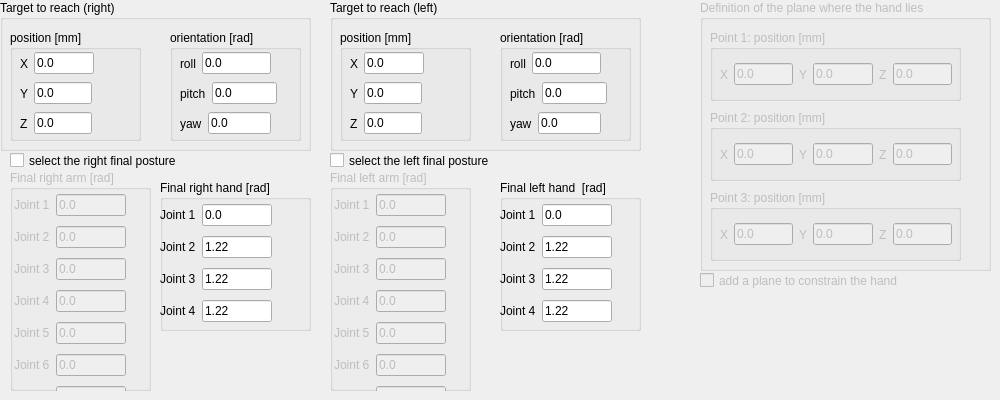
   <widget class="QWidget" name="tab_huml_move">
    <attribute name="title">
     <string>Move settings</string>
    </attribute>
    <widget class="QGroupBox" name="groupBox_target_right">
     <property name="geometry">
      <rect>
       <x>0</x>
       <y>0</y>
       <width>311</width>
       <height>151</height>
      </rect>
     </property>
     <property name="title">
      <string>Target to reach (right)</string>
     </property>
     <widget class="QGroupBox" name="groupBox_target_pos">
      <property name="geometry">
       <rect>
        <x>10</x>
        <y>30</y>
        <width>131</width>
        <height>111</height>
       </rect>
      </property>
      <property name="title">
       <string>position [mm]</string>
      </property>
      <widget class="QWidget" name="layoutWidget_20">
       <property name="geometry">
        <rect>
         <x>10</x>
         <y>50</y>
         <width>72</width>
         <height>27</height>
        </rect>
       </property>
       <layout class="QHBoxLayout" name="horizontalLayout_41">
        <item>
         <widget class="QLabel" name="label_128">
          <property name="text">
           <string>Y</string>
          </property>
         </widget>
        </item>
        <item>
         <widget class="QLineEdit" name="lineEdit_target_y_right">
          <property name="text">
           <string>0.0</string>
          </property>
         </widget>
        </item>
       </layout>
      </widget>
      <widget class="QWidget" name="layoutWidget_21">
       <property name="geometry">
        <rect>
         <x>10</x>
         <y>80</y>
         <width>72</width>
         <height>27</height>
        </rect>
       </property>
       <layout class="QHBoxLayout" name="horizontalLayout_42">
        <item>
         <widget class="QLabel" name="label_129">
          <property name="text">
           <string>Z</string>
          </property>
         </widget>
        </item>
        <item>
         <widget class="QLineEdit" name="lineEdit_target_z_right">
          <property name="text">
           <string>0.0</string>
          </property>
         </widget>
        </item>
       </layout>
      </widget>
      <widget class="QWidget" name="layoutWidget_eng_tol_pos_7">
       <property name="geometry">
        <rect>
         <x>10</x>
         <y>20</y>
         <width>74</width>
         <height>27</height>
        </rect>
       </property>
       <layout class="QHBoxLayout" name="horizontalLayout_43">
        <item>
         <widget class="QLabel" name="label_130">
          <property name="text">
           <string>X</string>
          </property>
         </widget>
        </item>
        <item>
         <widget class="QLineEdit" name="lineEdit_target_x_right">
          <property name="text">
           <string>0.0</string>
          </property>
         </widget>
        </item>
       </layout>
      </widget>
     </widget>
     <widget class="QGroupBox" name="groupBox_target_orientation">
      <property name="geometry">
       <rect>
        <x>170</x>
        <y>30</y>
        <width>131</width>
        <height>111</height>
       </rect>
      </property>
      <property name="title">
       <string>orientation [rad]</string>
      </property>
      <widget class="QWidget" name="layoutWidget_22">
       <property name="geometry">
        <rect>
         <x>10</x>
         <y>50</y>
         <width>97</width>
         <height>27</height>
        </rect>
       </property>
       <layout class="QHBoxLayout" name="horizontalLayout_50">
        <item>
         <widget class="QLabel" name="label_138">
          <property name="text">
           <string>pitch</string>
          </property>
         </widget>
        </item>
        <item>
         <widget class="QLineEdit" name="lineEdit_target_pitch_right">
          <property name="text">
           <string>0.0</string>
          </property>
         </widget>
        </item>
       </layout>
      </widget>
      <widget class="QWidget" name="layoutWidget_23">
       <property name="geometry">
        <rect>
         <x>10</x>
         <y>80</y>
         <width>91</width>
         <height>27</height>
        </rect>
       </property>
       <layout class="QHBoxLayout" name="horizontalLayout_51">
        <item>
         <widget class="QLabel" name="label_139">
          <property name="text">
           <string>yaw</string>
          </property>
         </widget>
        </item>
        <item>
         <widget class="QLineEdit" name="lineEdit_target_yaw_right">
          <property name="text">
           <string>0.0</string>
          </property>
         </widget>
        </item>
       </layout>
      </widget>
      <widget class="QWidget" name="layoutWidget_eng_tol_pos_8">
       <property name="geometry">
        <rect>
         <x>10</x>
         <y>20</y>
         <width>91</width>
         <height>27</height>
        </rect>
       </property>
       <layout class="QHBoxLayout" name="horizontalLayout_52">
        <item>
         <widget class="QLabel" name="label_140">
          <property name="text">
           <string>roll</string>
          </property>
         </widget>
        </item>
        <item>
         <widget class="QLineEdit" name="lineEdit_target_roll_right">
          <property name="text">
           <string>0.0</string>
          </property>
         </widget>
        </item>
       </layout>
      </widget>
     </widget>
    </widget>
    <widget class="QGroupBox" name="groupBox_final_arm_right">
     <property name="enabled">
      <bool>false</bool>
     </property>
     <property name="geometry">
      <rect>
       <x>10</x>
       <y>170</y>
       <width>141</width>
       <height>221</height>
      </rect>
     </property>
     <property name="title">
      <string>Final right arm [rad]</string>
     </property>
     <widget class="QWidget" name="layoutWidget">
      <property name="geometry">
       <rect>
        <x>4</x>
        <y>20</y>
        <width>112</width>
        <height>227</height>
       </rect>
      </property>
      <layout class="QVBoxLayout" name="verticalLayout_6">
       <item>
        <layout class="QHBoxLayout" name="horizontalLayout_46">
         <item>
          <widget class="QLabel" name="label_131">
           <property name="text">
            <string>Joint 1</string>
           </property>
          </widget>
         </item>
         <item>
          <widget class="QLineEdit" name="lineEdit_final_arm_1_right">
           <property name="text">
            <string>0.0</string>
           </property>
          </widget>
         </item>
        </layout>
       </item>
       <item>
        <layout class="QHBoxLayout" name="horizontalLayout_45">
         <item>
          <widget class="QLabel" name="label_132">
           <property name="text">
            <string>Joint 2</string>
           </property>
          </widget>
         </item>
         <item>
          <widget class="QLineEdit" name="lineEdit_final_arm_2_right">
           <property name="text">
            <string>0.0</string>
           </property>
          </widget>
         </item>
        </layout>
       </item>
       <item>
        <layout class="QHBoxLayout" name="horizontalLayout_44">
         <item>
          <widget class="QLabel" name="label_133">
           <property name="text">
            <string>Joint 3</string>
           </property>
          </widget>
         </item>
         <item>
          <widget class="QLineEdit" name="lineEdit_final_arm_3_right">
           <property name="text">
            <string>0.0</string>
           </property>
          </widget>
         </item>
        </layout>
       </item>
       <item>
        <layout class="QHBoxLayout" name="horizontalLayout_28">
         <item>
          <widget class="QLabel" name="label_134">
           <property name="text">
            <string>Joint 4</string>
           </property>
          </widget>
         </item>
         <item>
          <widget class="QLineEdit" name="lineEdit_final_arm_4_right">
           <property name="text">
            <string>0.0</string>
           </property>
          </widget>
         </item>
        </layout>
       </item>
       <item>
        <layout class="QHBoxLayout" name="horizontalLayout_27">
         <item>
          <widget class="QLabel" name="label_135">
           <property name="text">
            <string>Joint 5</string>
           </property>
          </widget>
         </item>
         <item>
          <widget class="QLineEdit" name="lineEdit_final_arm_5_right">
           <property name="text">
            <string>0.0</string>
           </property>
          </widget>
         </item>
        </layout>
       </item>
       <item>
        <layout class="QHBoxLayout" name="horizontalLayout_25">
         <item>
          <widget class="QLabel" name="label_136">
           <property name="text">
            <string>Joint 6</string>
           </property>
          </widget>
         </item>
         <item>
          <widget class="QLineEdit" name="lineEdit_final_arm_6_right">
           <property name="text">
            <string>0.0</string>
           </property>
          </widget>
         </item>
        </layout>
       </item>
       <item>
        <layout class="QHBoxLayout" name="horizontalLayout_19">
         <item>
          <widget class="QLabel" name="label_137">
           <property name="text">
            <string>Joint 7</string>
           </property>
          </widget>
         </item>
         <item>
          <widget class="QLineEdit" name="lineEdit_final_arm_7_right">
           <property name="text">
            <string>0.0</string>
           </property>
          </widget>
         </item>
        </layout>
       </item>
      </layout>
     </widget>
    </widget>
    <widget class="QGroupBox" name="groupBox_final_hand_right">
     <property name="geometry">
      <rect>
       <x>160</x>
       <y>180</y>
       <width>151</width>
       <height>151</height>
      </rect>
     </property>
     <property name="title">
      <string>Final right hand [rad]</string>
     </property>
     <widget class="QWidget" name="layoutWidget">
      <property name="geometry">
       <rect>
        <x>0</x>
        <y>20</y>
        <width>112</width>
        <height>128</height>
       </rect>
      </property>
      <layout class="QVBoxLayout" name="verticalLayout_38">
       <item>
        <layout class="QHBoxLayout" name="horizontalLayout_49">
         <item>
          <widget class="QLabel" name="label_142">
           <property name="text">
            <string>Joint 1</string>
           </property>
          </widget>
         </item>
         <item>
          <widget class="QLineEdit" name="lineEdit_final_hand_1_right">
           <property name="text">
            <string>0.0</string>
           </property>
          </widget>
         </item>
        </layout>
       </item>
       <item>
        <layout class="QHBoxLayout" name="horizontalLayout_48">
         <item>
          <widget class="QLabel" name="label_143">
           <property name="text">
            <string>Joint 2</string>
           </property>
          </widget>
         </item>
         <item>
          <widget class="QLineEdit" name="lineEdit_final_hand_2_right">
           <property name="text">
            <string>1.22</string>
           </property>
          </widget>
         </item>
        </layout>
       </item>
       <item>
        <layout class="QHBoxLayout" name="horizontalLayout_47">
         <item>
          <widget class="QLabel" name="label_144">
           <property name="text">
            <string>Joint 3</string>
           </property>
          </widget>
         </item>
         <item>
          <widget class="QLineEdit" name="lineEdit_final_hand_3_right">
           <property name="text">
            <string>1.22</string>
           </property>
          </widget>
         </item>
        </layout>
       </item>
       <item>
        <layout class="QHBoxLayout" name="horizontalLayout_26">
         <item>
          <widget class="QLabel" name="label_145">
           <property name="text">
            <string>Joint 4</string>
           </property>
          </widget>
         </item>
         <item>
          <widget class="QLineEdit" name="lineEdit_final_hand_4_right">
           <property name="text">
            <string>1.22</string>
           </property>
          </widget>
         </item>
        </layout>
       </item>
      </layout>
     </widget>
    </widget>
    <widget class="QCheckBox" name="checkBox_sel_final_posture_right">
     <property name="geometry">
      <rect>
       <x>10</x>
       <y>150</y>
       <width>231</width>
       <height>21</height>
      </rect>
     </property>
     <property name="text">
      <string>select the right final posture</string>
     </property>
    </widget>
    <widget class="QGroupBox" name="groupBox_plane">
     <property name="enabled">
      <bool>false</bool>
     </property>
     <property name="geometry">
      <rect>
       <x>700</x>
       <y>0</y>
       <width>291</width>
       <height>271</height>
      </rect>
     </property>
     <property name="title">
      <string>Definition of the plane where the hand lies </string>
     </property>
     <widget class="QGroupBox" name="groupBox_plane_point_1">
      <property name="geometry">
       <rect>
        <x>10</x>
        <y>30</y>
        <width>251</width>
        <height>71</height>
       </rect>
      </property>
      <property name="title">
       <string>Point 1: position [mm]</string>
      </property>
      <widget class="QWidget" name="layoutWidget">
       <property name="geometry">
        <rect>
         <x>10</x>
         <y>30</y>
         <width>232</width>
         <height>29</height>
        </rect>
       </property>
       <layout class="QHBoxLayout" name="horizontalLayout_62">
        <item>
         <layout class="QHBoxLayout" name="horizontalLayout_55">
          <item>
           <widget class="QLabel" name="label_147">
            <property name="text">
             <string>X</string>
            </property>
           </widget>
          </item>
          <item>
           <widget class="QLineEdit" name="lineEdit_point_1_x">
            <property name="text">
             <string>0.0</string>
            </property>
           </widget>
          </item>
         </layout>
        </item>
        <item>
         <layout class="QHBoxLayout" name="horizontalLayout_53">
          <item>
           <widget class="QLabel" name="label_141">
            <property name="text">
             <string>Y</string>
            </property>
           </widget>
          </item>
          <item>
           <widget class="QLineEdit" name="lineEdit_point_1_y">
            <property name="text">
             <string>0.0</string>
            </property>
           </widget>
          </item>
         </layout>
        </item>
        <item>
         <layout class="QHBoxLayout" name="horizontalLayout_54">
          <item>
           <widget class="QLabel" name="label_146">
            <property name="text">
             <string>Z</string>
            </property>
           </widget>
          </item>
          <item>
           <widget class="QLineEdit" name="lineEdit_point_1_z">
            <property name="text">
             <string>0.0</string>
            </property>
           </widget>
          </item>
         </layout>
        </item>
       </layout>
      </widget>
     </widget>
     <widget class="QGroupBox" name="groupBox_plane_point_2">
      <property name="geometry">
       <rect>
        <x>10</x>
        <y>110</y>
        <width>251</width>
        <height>71</height>
       </rect>
      </property>
      <property name="title">
       <string>Point 2: position [mm]</string>
      </property>
      <widget class="QWidget" name="layoutWidget_8">
       <property name="geometry">
        <rect>
         <x>10</x>
         <y>30</y>
         <width>232</width>
         <height>29</height>
        </rect>
       </property>
       <layout class="QHBoxLayout" name="horizontalLayout_63">
        <item>
         <layout class="QHBoxLayout" name="horizontalLayout_56">
          <item>
           <widget class="QLabel" name="label_148">
            <property name="text">
             <string>X</string>
            </property>
           </widget>
          </item>
          <item>
           <widget class="QLineEdit" name="lineEdit_point_2_x">
            <property name="text">
             <string>0.0</string>
            </property>
           </widget>
          </item>
         </layout>
        </item>
        <item>
         <layout class="QHBoxLayout" name="horizontalLayout_57">
          <item>
           <widget class="QLabel" name="label_149">
            <property name="text">
             <string>Y</string>
            </property>
           </widget>
          </item>
          <item>
           <widget class="QLineEdit" name="lineEdit_point_2_y">
            <property name="text">
             <string>0.0</string>
            </property>
           </widget>
          </item>
         </layout>
        </item>
        <item>
         <layout class="QHBoxLayout" name="horizontalLayout_58">
          <item>
           <widget class="QLabel" name="label_150">
            <property name="text">
             <string>Z</string>
            </property>
           </widget>
          </item>
          <item>
           <widget class="QLineEdit" name="lineEdit_point_2_z">
            <property name="text">
             <string>0.0</string>
            </property>
           </widget>
          </item>
         </layout>
        </item>
       </layout>
      </widget>
     </widget>
     <widget class="QGroupBox" name="groupBox_plane_point_3">
      <property name="geometry">
       <rect>
        <x>10</x>
        <y>190</y>
        <width>251</width>
        <height>71</height>
       </rect>
      </property>
      <property name="title">
       <string>Point 3: position [mm]</string>
      </property>
      <widget class="QWidget" name="layoutWidget_9">
       <property name="geometry">
        <rect>
         <x>10</x>
         <y>30</y>
         <width>232</width>
         <height>29</height>
        </rect>
       </property>
       <layout class="QHBoxLayout" name="horizontalLayout_64">
        <item>
         <layout class="QHBoxLayout" name="horizontalLayout_59">
          <item>
           <widget class="QLabel" name="label_151">
            <property name="text">
             <string>X</string>
            </property>
           </widget>
          </item>
          <item>
           <widget class="QLineEdit" name="lineEdit_point_3_x">
            <property name="text">
             <string>0.0</string>
            </property>
           </widget>
          </item>
         </layout>
        </item>
        <item>
         <layout class="QHBoxLayout" name="horizontalLayout_60">
          <item>
           <widget class="QLabel" name="label_152">
            <property name="text">
             <string>Y</string>
            </property>
           </widget>
          </item>
          <item>
           <widget class="QLineEdit" name="lineEdit_point_3_y">
            <property name="text">
             <string>0.0</string>
            </property>
           </widget>
          </item>
         </layout>
        </item>
        <item>
         <layout class="QHBoxLayout" name="horizontalLayout_61">
          <item>
           <widget class="QLabel" name="label_153">
            <property name="text">
             <string>Z</string>
            </property>
           </widget>
          </item>
          <item>
           <widget class="QLineEdit" name="lineEdit_point_3_z">
            <property name="text">
             <string>0.0</string>
            </property>
           </widget>
          </item>
         </layout>
        </item>
       </layout>
      </widget>
     </widget>
    </widget>
    <widget class="QCheckBox" name="checkBox_add_plane">
     <property name="enabled">
      <bool>false</bool>
     </property>
     <property name="geometry">
      <rect>
       <x>700</x>
       <y>270</y>
       <width>241</width>
       <height>21</height>
      </rect>
     </property>
     <property name="text">
      <string>add a plane to constrain the hand  </string>
     </property>
    </widget>
    <widget class="QGroupBox" name="groupBox_final_arm_left">
     <property name="enabled">
      <bool>false</bool>
     </property>
     <property name="geometry">
      <rect>
       <x>330</x>
       <y>170</y>
       <width>141</width>
       <height>221</height>
      </rect>
     </property>
     <property name="title">
      <string>Final left arm [rad]</string>
     </property>
     <widget class="QWidget" name="layoutWidget_65">
      <property name="geometry">
       <rect>
        <x>4</x>
        <y>20</y>
        <width>112</width>
        <height>227</height>
       </rect>
      </property>
      <layout class="QVBoxLayout" name="verticalLayout_103">
       <item>
        <layout class="QHBoxLayout" name="horizontalLayout_179">
         <item>
          <widget class="QLabel" name="label_378">
           <property name="text">
            <string>Joint 1</string>
           </property>
          </widget>
         </item>
         <item>
          <widget class="QLineEdit" name="lineEdit_final_arm_1_left">
           <property name="text">
            <string>0.0</string>
           </property>
          </widget>
         </item>
        </layout>
       </item>
       <item>
        <layout class="QHBoxLayout" name="horizontalLayout_180">
         <item>
          <widget class="QLabel" name="label_379">
           <property name="text">
            <string>Joint 2</string>
           </property>
          </widget>
         </item>
         <item>
          <widget class="QLineEdit" name="lineEdit_final_arm_2_left">
           <property name="text">
            <string>0.0</string>
           </property>
          </widget>
         </item>
        </layout>
       </item>
       <item>
        <layout class="QHBoxLayout" name="horizontalLayout_181">
         <item>
          <widget class="QLabel" name="label_380">
           <property name="text">
            <string>Joint 3</string>
           </property>
          </widget>
         </item>
         <item>
          <widget class="QLineEdit" name="lineEdit_final_arm_3_left">
           <property name="text">
            <string>0.0</string>
           </property>
          </widget>
         </item>
        </layout>
       </item>
       <item>
        <layout class="QHBoxLayout" name="horizontalLayout_182">
         <item>
          <widget class="QLabel" name="label_381">
           <property name="text">
            <string>Joint 4</string>
           </property>
          </widget>
         </item>
         <item>
          <widget class="QLineEdit" name="lineEdit_final_arm_4_left">
           <property name="text">
            <string>0.0</string>
           </property>
          </widget>
         </item>
        </layout>
       </item>
       <item>
        <layout class="QHBoxLayout" name="horizontalLayout_183">
         <item>
          <widget class="QLabel" name="label_382">
           <property name="text">
            <string>Joint 5</string>
           </property>
          </widget>
         </item>
         <item>
          <widget class="QLineEdit" name="lineEdit_final_arm_5_left">
           <property name="text">
            <string>0.0</string>
           </property>
          </widget>
         </item>
        </layout>
       </item>
       <item>
        <layout class="QHBoxLayout" name="horizontalLayout_184">
         <item>
          <widget class="QLabel" name="label_383">
           <property name="text">
            <string>Joint 6</string>
           </property>
          </widget>
         </item>
         <item>
          <widget class="QLineEdit" name="lineEdit_final_arm_6_left">
           <property name="text">
            <string>0.0</string>
           </property>
          </widget>
         </item>
        </layout>
       </item>
       <item>
        <layout class="QHBoxLayout" name="horizontalLayout_185">
         <item>
          <widget class="QLabel" name="label_384">
           <property name="text">
            <string>Joint 7</string>
           </property>
          </widget>
         </item>
         <item>
          <widget class="QLineEdit" name="lineEdit_final_arm_7_left">
           <property name="text">
            <string>0.0</string>
           </property>
          </widget>
         </item>
        </layout>
       </item>
      </layout>
     </widget>
    </widget>
    <widget class="QGroupBox" name="groupBox_final_hand_left">
     <property name="geometry">
      <rect>
       <x>500</x>
       <y>180</y>
       <width>141</width>
       <height>151</height>
      </rect>
     </property>
     <property name="title">
      <string>Final left hand  [rad]</string>
     </property>
     <widget class="QWidget" name="layoutWidget_66">
      <property name="geometry">
       <rect>
        <x>0</x>
        <y>20</y>
        <width>112</width>
        <height>128</height>
       </rect>
      </property>
      <layout class="QVBoxLayout" name="verticalLayout_104">
       <item>
        <layout class="QHBoxLayout" name="horizontalLayout_186">
         <item>
          <widget class="QLabel" name="label_385">
           <property name="text">
            <string>Joint 1</string>
           </property>
          </widget>
         </item>
         <item>
          <widget class="QLineEdit" name="lineEdit_final_hand_1_left">
           <property name="text">
            <string>0.0</string>
           </property>
          </widget>
         </item>
        </layout>
       </item>
       <item>
        <layout class="QHBoxLayout" name="horizontalLayout_187">
         <item>
          <widget class="QLabel" name="label_386">
           <property name="text">
            <string>Joint 2</string>
           </property>
          </widget>
         </item>
         <item>
          <widget class="QLineEdit" name="lineEdit_final_hand_2_left">
           <property name="text">
            <string>1.22</string>
           </property>
          </widget>
         </item>
        </layout>
       </item>
       <item>
        <layout class="QHBoxLayout" name="horizontalLayout_188">
         <item>
          <widget class="QLabel" name="label_387">
           <property name="text">
            <string>Joint 3</string>
           </property>
          </widget>
         </item>
         <item>
          <widget class="QLineEdit" name="lineEdit_final_hand_3_left">
           <property name="text">
            <string>1.22</string>
           </property>
          </widget>
         </item>
        </layout>
       </item>
       <item>
        <layout class="QHBoxLayout" name="horizontalLayout_189">
         <item>
          <widget class="QLabel" name="label_388">
           <property name="text">
            <string>Joint 4</string>
           </property>
          </widget>
         </item>
         <item>
          <widget class="QLineEdit" name="lineEdit_final_hand_4_left">
           <property name="text">
            <string>1.22</string>
           </property>
          </widget>
         </item>
        </layout>
       </item>
      </layout>
     </widget>
    </widget>
    <widget class="QGroupBox" name="groupBox_target_left">
     <property name="geometry">
      <rect>
       <x>330</x>
       <y>0</y>
       <width>311</width>
       <height>151</height>
      </rect>
     </property>
     <property name="title">
      <string>Target to reach (left)</string>
     </property>
     <widget class="QGroupBox" name="groupBox_target_pos_5">
      <property name="geometry">
       <rect>
        <x>10</x>
        <y>30</y>
        <width>131</width>
        <height>111</height>
       </rect>
      </property>
      <property name="title">
       <string>position [mm]</string>
      </property>
      <widget class="QWidget" name="layoutWidget_67">
       <property name="geometry">
        <rect>
         <x>10</x>
         <y>50</y>
         <width>72</width>
         <height>27</height>
        </rect>
       </property>
       <layout class="QHBoxLayout" name="horizontalLayout_190">
        <item>
         <widget class="QLabel" name="label_389">
          <property name="text">
           <string>Y</string>
          </property>
         </widget>
        </item>
        <item>
         <widget class="QLineEdit" name="lineEdit_target_y_left">
          <property name="text">
           <string>0.0</string>
          </property>
         </widget>
        </item>
       </layout>
      </widget>
      <widget class="QWidget" name="layoutWidget_68">
       <property name="geometry">
        <rect>
         <x>10</x>
         <y>80</y>
         <width>72</width>
         <height>27</height>
        </rect>
       </property>
       <layout class="QHBoxLayout" name="horizontalLayout_191">
        <item>
         <widget class="QLabel" name="label_390">
          <property name="text">
           <string>Z</string>
          </property>
         </widget>
        </item>
        <item>
         <widget class="QLineEdit" name="lineEdit_target_z_left">
          <property name="text">
           <string>0.0</string>
          </property>
         </widget>
        </item>
       </layout>
      </widget>
      <widget class="QWidget" name="layoutWidget_eng_tol_pos_23">
       <property name="geometry">
        <rect>
         <x>10</x>
         <y>20</y>
         <width>74</width>
         <height>27</height>
        </rect>
       </property>
       <layout class="QHBoxLayout" name="horizontalLayout_192">
        <item>
         <widget class="QLabel" name="label_391">
          <property name="text">
           <string>X</string>
          </property>
         </widget>
        </item>
        <item>
         <widget class="QLineEdit" name="lineEdit_target_x_left">
          <property name="text">
           <string>0.0</string>
          </property>
         </widget>
        </item>
       </layout>
      </widget>
     </widget>
     <widget class="QGroupBox" name="groupBox_target_orientation_5">
      <property name="geometry">
       <rect>
        <x>170</x>
        <y>30</y>
        <width>131</width>
        <height>111</height>
       </rect>
      </property>
      <property name="title">
       <string>orientation [rad]</string>
      </property>
      <widget class="QWidget" name="layoutWidget_69">
       <property name="geometry">
        <rect>
         <x>10</x>
         <y>50</y>
         <width>97</width>
         <height>27</height>
        </rect>
       </property>
       <layout class="QHBoxLayout" name="horizontalLayout_193">
        <item>
         <widget class="QLabel" name="label_392">
          <property name="text">
           <string>pitch</string>
          </property>
         </widget>
        </item>
        <item>
         <widget class="QLineEdit" name="lineEdit_target_pitch_left">
          <property name="text">
           <string>0.0</string>
          </property>
         </widget>
        </item>
       </layout>
      </widget>
      <widget class="QWidget" name="layoutWidget_70">
       <property name="geometry">
        <rect>
         <x>10</x>
         <y>80</y>
         <width>91</width>
         <height>27</height>
        </rect>
       </property>
       <layout class="QHBoxLayout" name="horizontalLayout_194">
        <item>
         <widget class="QLabel" name="label_393">
          <property name="text">
           <string>yaw</string>
          </property>
         </widget>
        </item>
        <item>
         <widget class="QLineEdit" name="lineEdit_target_yaw_left">
          <property name="text">
           <string>0.0</string>
          </property>
         </widget>
        </item>
       </layout>
      </widget>
      <widget class="QWidget" name="layoutWidget_eng_tol_pos_24">
       <property name="geometry">
        <rect>
         <x>10</x>
         <y>20</y>
         <width>91</width>
         <height>27</height>
        </rect>
       </property>
       <layout class="QHBoxLayout" name="horizontalLayout_195">
        <item>
         <widget class="QLabel" name="label_394">
          <property name="text">
           <string>roll</string>
          </property>
         </widget>
        </item>
        <item>
         <widget class="QLineEdit" name="lineEdit_target_roll_left">
          <property name="text">
           <string>0.0</string>
          </property>
         </widget>
        </item>
       </layout>
      </widget>
     </widget>
    </widget>
    <widget class="QCheckBox" name="checkBox_sel_final_posture_left">
     <property name="geometry">
      <rect>
       <x>330</x>
       <y>150</y>
       <width>211</width>
       <height>21</height>
      </rect>
     </property>
     <property name="text">
      <string>select the left final posture</string>
     </property>
    </widget>
   </widget>
